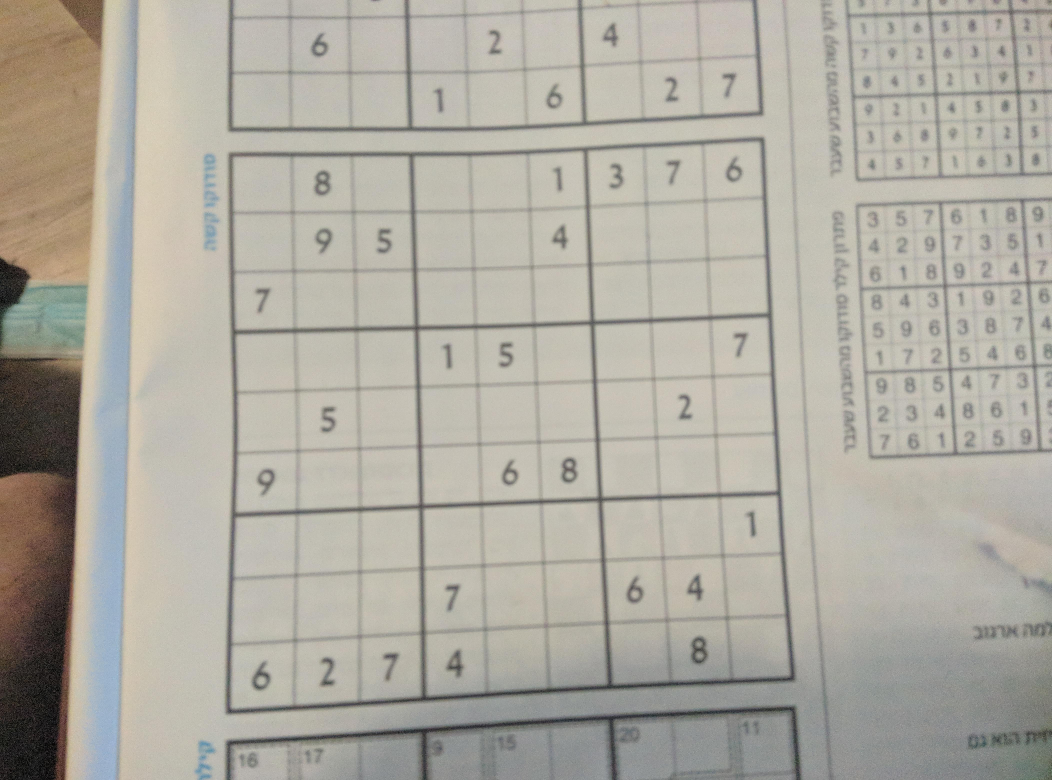
#> input picture sample_images/img1.jpg, 4208 x 3120 px (shown at 1/4 size)
$ python -i data_loader.py   (imports and definitions only)   (older library calls are emulated)
#> lines starting #> are read from the running program, lines starting #| are printed output that depends on the picture
"""data loader for nn training and some data augmentations functions"""
import gzip
import pickle
import time

import cv2
import numpy as np
import pandas as pd
from scipy.ndimage.interpolation import shift
from scipy.signal import convolve2d
from skimage import filters
from skimage.measure import regionprops
from skimage.transform import resize
from sklearn.model_selection import train_test_split


# [155 lines left out: functions load_data, load_data_wrapper, load_printed_data, load_printed_data_clean, vectorized_result, blur_img and 8 more, not called in this run]


def stretch_y(image, size):
    return stretch_x(image.T, size).T


# [27 lines left out: functions add_surrounding_noise, erode, dilate, not called in this run]


def augment_data2(data):
    augmented_data = []
    for (x, y) in data:
        augmented_data.append((stretch_x(x, 0.6), y))
        # augmented_data.append((stretch_x(x, 0.5), y))
    temp1 = []
    for (x, y) in augmented_data:
        # temp1.append((zoom_out(x, 1.45), y))
        temp1.append((zoom_out(x, 1.7), y))
        temp1.append((zoom_out(x, 2), y))
    augmented_data += temp1
    temp2 = []
    for (x, y) in augmented_data:
        for direction in [(5, 0), (-5, 0), (0, 5), (0, -5), (5, 5), (5, -5), (-5, 5), (-5, -5),
                          (2, 3), (2, -3), (-2, 3), (-2, -3), (3, 2), (3, -2), (-3, 2), (-3, -2),
                          (3, 0), (-3, 0), (0, 3), (0, -3), (3, 3), (3, -3), (-3, 3), (-3, -3)]:
            temp2.append((shift_image(x, direction[0], direction[1]), y))
    augmented_data += temp2
    temp3 = []
    for (x, y) in augmented_data:
        temp3.append((add_salt_pepper_noise(x), y))
        # temp3.append((add_poisson_noise(x), y))
        temp3.append((add_surrounding_noise(x), y))
        x_temp = add_salt_pepper_noise(x)
        temp3.append((add_gaussian_noise(x_temp), y))
        x_temp2 = add_salt_pepper_noise(x)
        temp3.append((add_surrounding_noise(x_temp2), y))
    augmented_data += temp3
    return np.array(augmented_data)


# [48 lines left out: functions augment_data3, augment, augment_for_predict, not called in this run]

>>> import cv2
>>> picture = cv2.imread('sample_images/img1.jpg', cv2.IMREAD_GRAYSCALE)
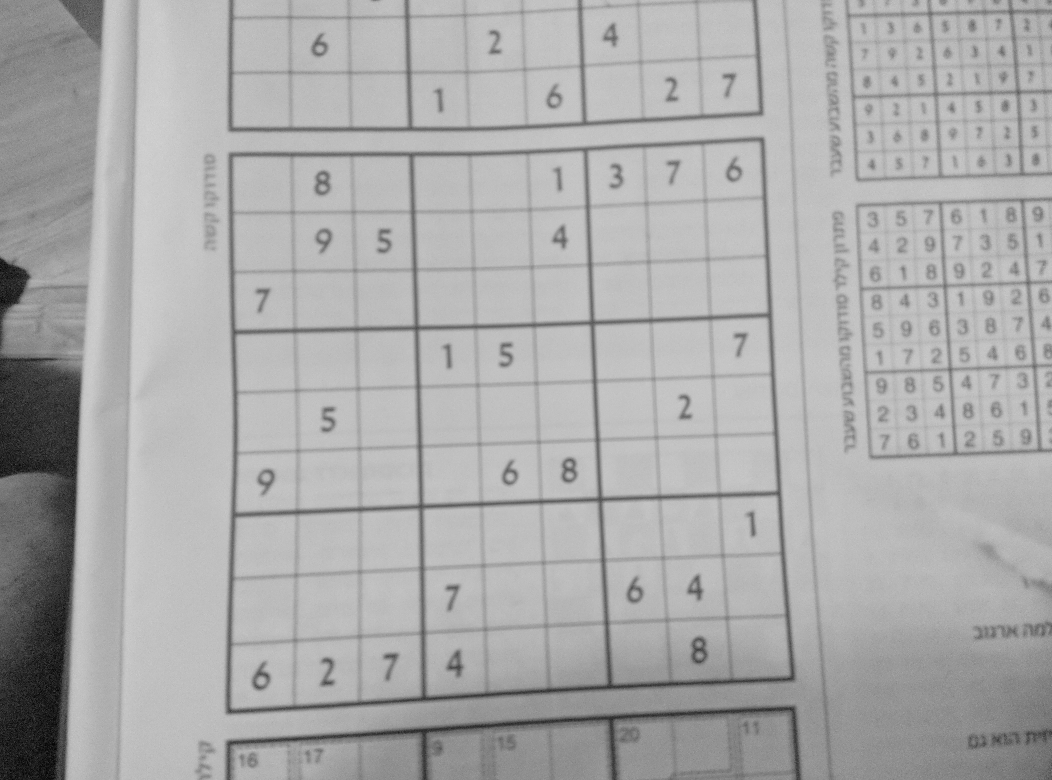
#> picture: shape (3120, 4208) (shown at 1/4 size); min 0, max 235, mean 170.7
#> after the loop in augment_data2, `for (x, y) in data:`: augmented_data = []
#> (the run stopped early here; a loop or call above may not have finished)
